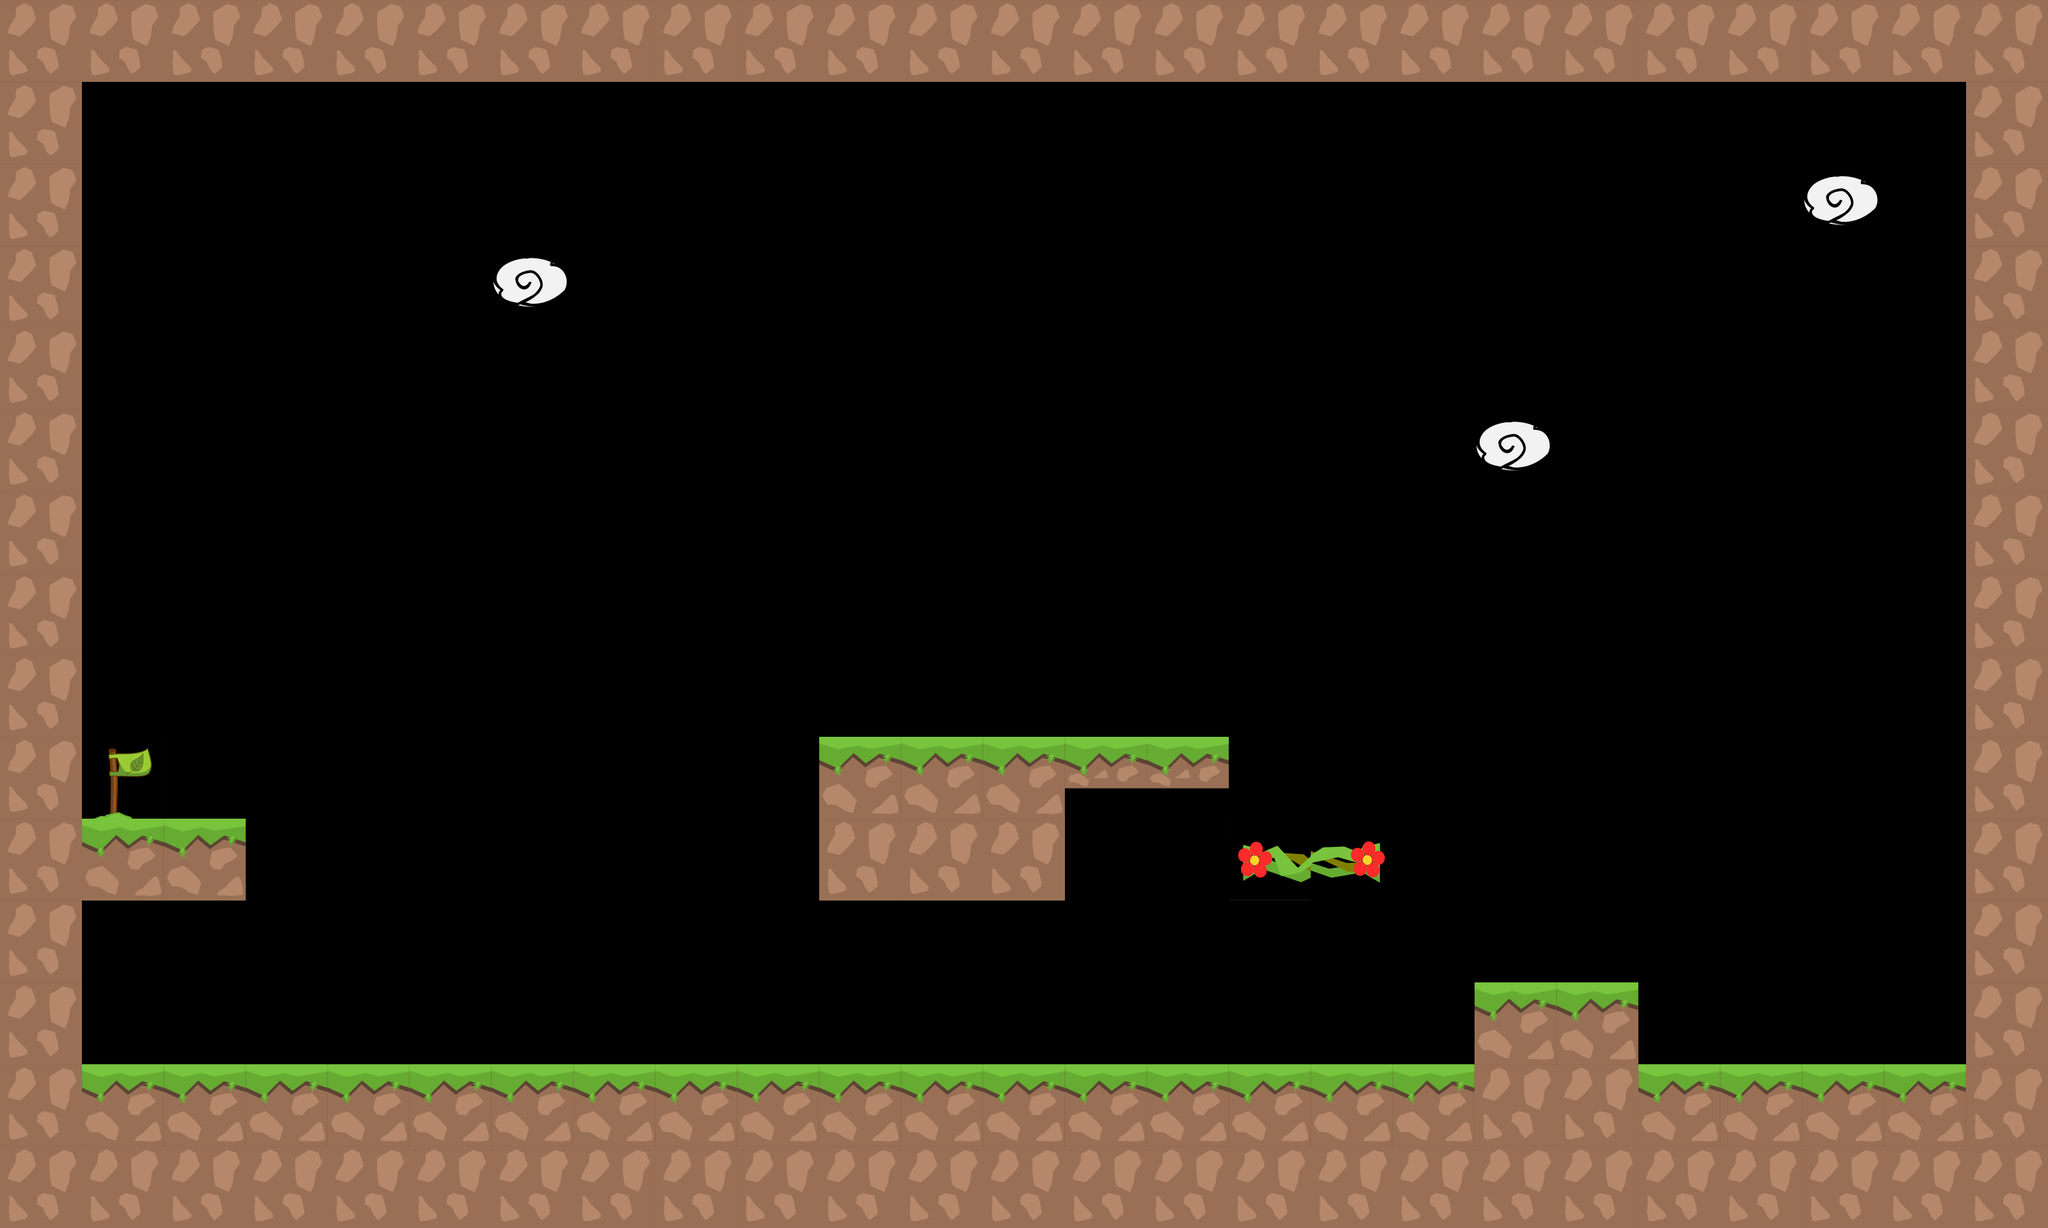

This game map was drawn from its Tiled (.tmx) file and the tilesets committed beside it. A one-line description and the trimmed map source follow:
An orthogonal 25x15 tile map with 128x128 px tiles, 1 tile layer (graphics), 3 tilesets and 17 objects.

<map version="1.0" tiledversion="1.1.1" orientation="orthogonal" renderorder="right-down" width="25" height="15" tilewidth="128" tileheight="128" infinite="0" nextobjectid="52">
 <tileset firstgid="1" source="tiles_128x128.tsx" />
 <tileset firstgid="37" source="tiles_oil_128x128.tsx" />
 <tileset firstgid="77" source="tiles_tips_128x128.tsx" />
 <layer name="graphics" width="25" height="15">
  <data>[375 cells, 117 non-empty, 7 distinct tile ids]</data>
 </layer>
 <objectgroup name="blocks">
  <object id="1" x="8" y="1663.88" width="3196" height="248.122" />
  <object id="2" x="3072" y="4" width="112" height="1696" />
  <object id="3" x="64" y="52" width="64" height="1684" />
  <object id="4" x="8" y="4" width="3172" height="120" />
  <object id="7" x="69.2727" y="1279.94" width="314.213" height="127.94" />
  <object id="9" x="1280.03" y="1152" width="640.091" height="80.7878" />
  <object id="49" x="1280" y="1222.67" width="383.996" height="183.996" />
  <object id="51" x="2304.67" y="1536" width="255.333" height="140.667" />
 </objectgroup>
 <objectgroup name="slope" />
 <objectgroup name="passBlock">
  <object id="50" x="1942.18" y="1324.36" width="211.333" height="46" />
 </objectgroup>
 <objectgroup name="flowers">
  <object id="24" x="847.515" y="1078.55" width="69.697" height="69.697">
   <ellipse />
  </object>
  <object id="26" x="1464.85" y="999.879" width="69.697" height="69.697">
   <ellipse />
  </object>
  <object id="27" x="1751.52" y="1003.88" width="69.697" height="69.697">
   <ellipse />
  </object>
  <object id="28" x="2906.79" y="1431.03" width="69.697" height="69.697">
   <ellipse />
  </object>
  <object id="29" x="2397.7" y="1308.85" width="69.697" height="69.697">
   <ellipse />
  </object>
  <object id="30" x="2845.34" y="1124" width="69.697" height="69.697">
   <ellipse />
  </object>
 </objectgroup>
 <objectgroup name="end">
  <object id="44" x="199.833" y="1207.67">
   <ellipse />
  </object>
 </objectgroup>
 <objectgroup name="pushBlocks">
  <object id="46" x="1280.19" y="1023.23" width="128" height="128" />
 </objectgroup>
</map>